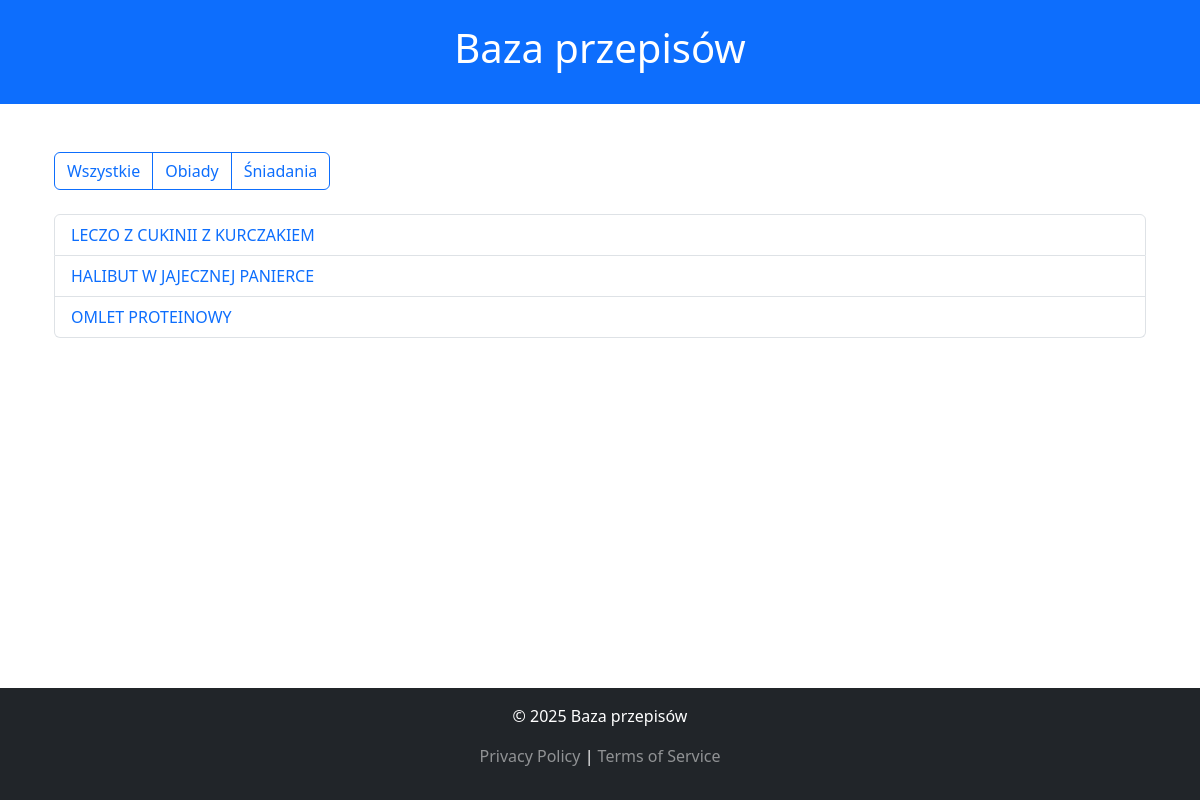
Screenshot of /recipesbase/ with the database file from the repository.
### recipesbase/models.py (models this page shows, shortened)
class Category(models.Model):
    name = models.CharField(max_length=100, unique=True)
    description = models.TextField(blank=True, null=True)

class Recipe(models.Model):
    name = models.CharField(max_length=200)
    category = models.ForeignKey(Category, on_delete=models.CASCADE, related_name="recipes")
    description = models.TextField(blank=True, null=True)
    ingredients = models.TextField(help_text="List of ingredients and quantities")
    instructions = models.TextField(help_text="Step-by-step cooking instructions")
    calories = models.PositiveIntegerField(help_text="Total calories in kcal")
    protein = models.FloatField(help_text="Protein content in grams")
    fat = models.FloatField(help_text="Fat content in grams")
    carbs = models.FloatField(help_text="Carbohydrate content in grams")
    created_at = models.DateTimeField(auto_now_add=True)
    updated_at = models.DateTimeField(auto_now=True)

### recipesbase/views.py (the view)
# urls.py: path("", views.index, name="index"),
def index(request):
    recipes = Recipe.objects.all()
    categories = Category.objects.all()
    category_id = request.GET.get('category')
    if category_id:
        recipes = recipes.filter(category_id=category_id)
    return render(request, "recipesbase/index.html", {"recipes": recipes, "categories": categories})

### recipesbase/templates/recipesbase/index.html (shortened to what this page needs)
{% extends "recipesbase/base.html" %}
{% block content %}
<div class="container">
  <div class="mb-4">
    <div class="btn-group" role="group">
      <a href="{% url 'index' %}" class="btn btn-outline-primary">
        {{ "Wszystkie" }}
      </a>
      {% for category in categories %}
      <a
        href="{% url 'index' %}?category={{ category.id }}"
        class="btn btn-outline-primary"
      >
        {{ category.name }}
      </a>
      {% endfor %}
    </div>
  </div>
  <ul class="list-group">
    {% for recipe in recipes %}
    <li class="list-group-item">
      <a href="{% url 'recipe' recipe.id %}" class="text-decoration-none"
        >{{ recipe.name }}</a
      >
    </li>
    {% endfor %}
  </ul>
</div>
{% endblock %}

### recipesbase/templates/recipesbase/base.html (style rules this page uses)
body { display: flex; flex-direction: column; min-height: 100vh; }

### rows the page displays
Category: name "Obiady"
Category: name "Śniadania"
Recipe: name "LECZO Z CUKINII Z KURCZAKIEM"
Recipe: name "HALIBUT W JAJECZNEJ PANIERCE"
Recipe: name "OMLET PROTEINOWY"

### other values shown
{{ "Wszystkie" }} "Wszystkie"
